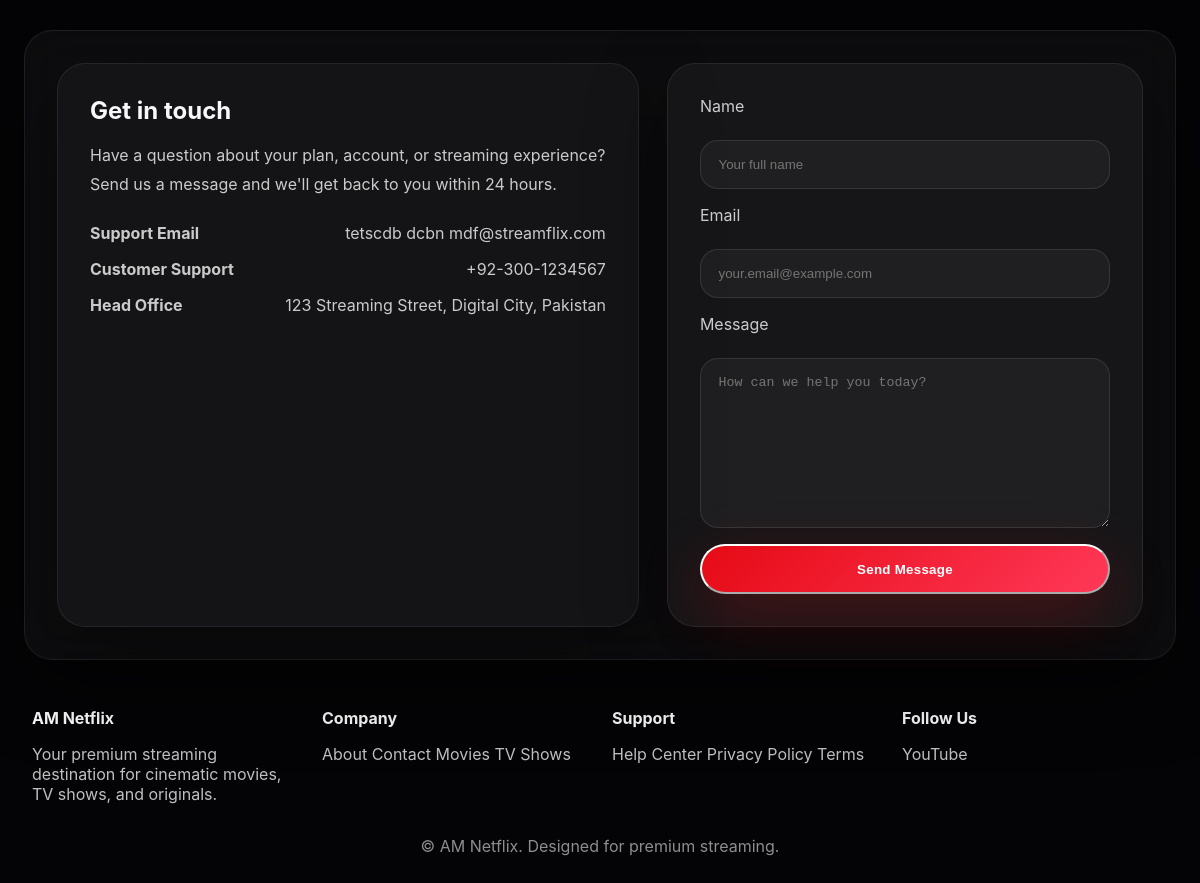
/contact (lower part), run on an earlier commit of the app's database.
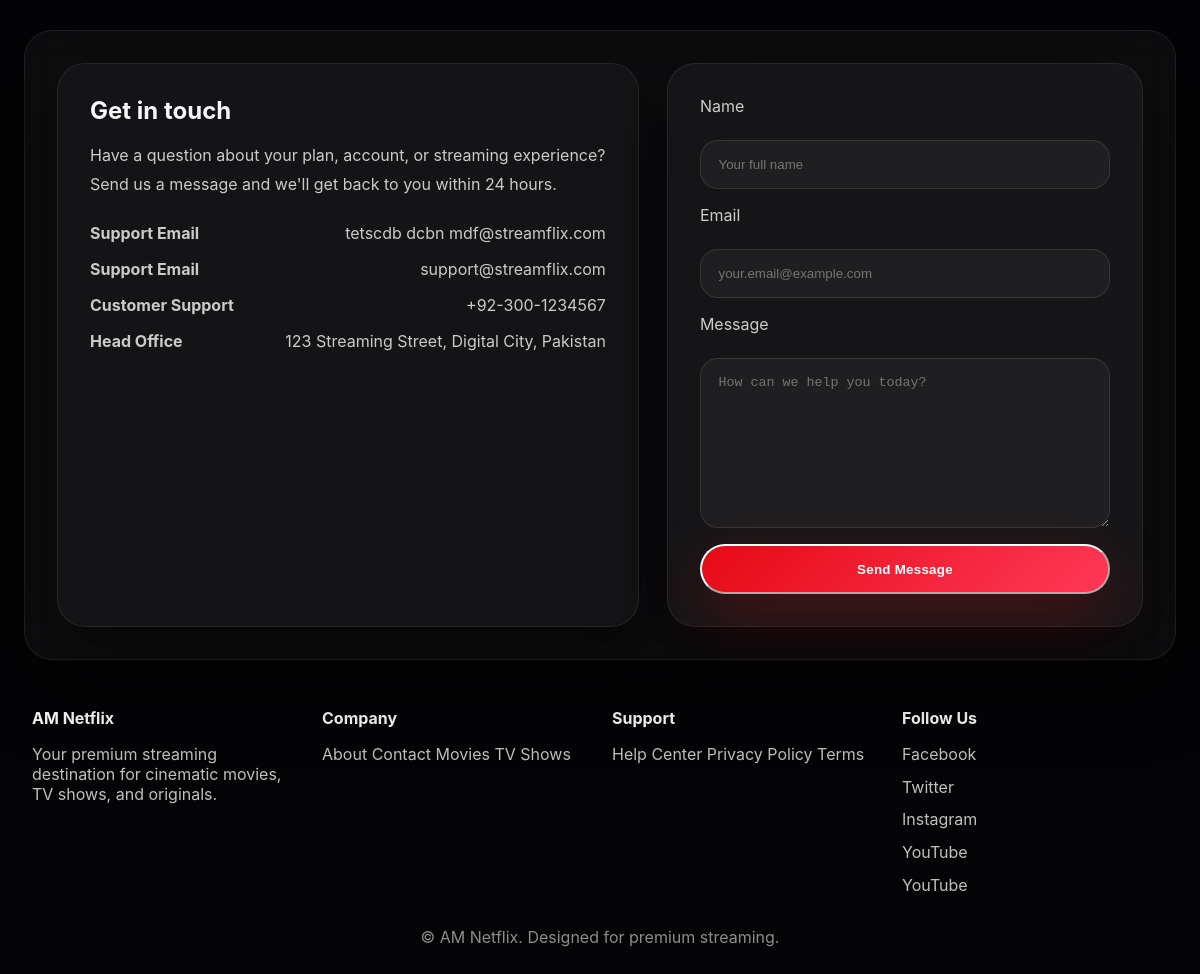
And on a later commit of the database.
### tables this page shows
CREATE TABLE contact_info (
    id INTEGER PRIMARY KEY AUTOINCREMENT,
    type TEXT NOT NULL, -- 'email', 'phone', 'address', 'social'
    label TEXT NOT NULL,
    value TEXT NOT NULL,
    icon_class TEXT,
    is_active INTEGER DEFAULT 1,
    display_order INTEGER DEFAULT 0,
    created_at TIMESTAMP DEFAULT CURRENT_TIMESTAMP
);

CREATE TABLE website_settings (
    id INTEGER PRIMARY KEY AUTOINCREMENT,
    site_name TEXT DEFAULT 'StreamFlix',
    primary_color TEXT DEFAULT '#e50914',
    secondary_color TEXT DEFAULT '#ff3858',
    logo_url TEXT,
    favicon_url TEXT,
    updated_at TIMESTAMP DEFAULT CURRENT_TIMESTAMP
);

CREATE TABLE social_media (
    id INTEGER PRIMARY KEY AUTOINCREMENT,
    platform TEXT NOT NULL,
    url TEXT NOT NULL,
    icon_class TEXT,
    is_active INTEGER DEFAULT 1,
    display_order INTEGER DEFAULT 0,
    created_at TIMESTAMP DEFAULT CURRENT_TIMESTAMP
);

### app.py (the view, shortened to what this page needs)
@app.route('/contact', methods=['GET', 'POST'])
def contact():
    user = current_user()
    return render_template('contact.html', user=user, active_page='contact')

### app.py (called while the page is built)
def get_db():
    conn = sqlite3.connect(DATABASE_PATH)
    conn.row_factory = sqlite3.Row
    return conn

def current_user():
    if 'user_id' not in session:
        return None
    return User.get_by_id(session['user_id'])

@app.before_request
def restore_session_role():
    if 'user_id' in session and 'role' not in session:
        user = User.get_by_id(session['user_id'])
        if user:
            session['role'] = user.role

@app.context_processor
def inject_user():
    return {
        'user': current_user(),
        'website_settings': WebsiteSettings.get(),
        'social_media': SocialMedia.get_all_active(),
        'contact_info': ContactInfo.get_all_active(),
        'payment_info': PaymentInfo.get_all_active(),
        'about_us': AboutUs.get_active()
    }

    @staticmethod
    def get():
        conn = get_db()
        settings = conn.execute('SELECT * FROM website_settings ORDER BY id DESC LIMIT 1').fetchone()
        conn.close()
        if settings:
            return WebsiteSettings(
                id=settings['id'],
                site_name=settings['site_name'],
                primary_color=settings['primary_color'],
                secondary_color=settings['secondary_color'],
                logo_url=settings['logo_url'],
                favicon_url=settings['favicon_url'],
                updated_at=settings['updated_at']
            )
        return WebsiteSettings()

    @staticmethod
    def get_all():
        conn = get_db()
        social_media = conn.execute('SELECT * FROM social_media WHERE is_active = 1 ORDER BY display_order ASC').fetchall()
        conn.close()
        return [SocialMedia(id=s['id'], platform=s['platform'], url=s['url'], icon_class=s['icon_class'],
                           is_active=s['is_active'], display_order=s['display_order'], created_at=s['created_at'])
                for s in social_media]

    @staticmethod
    def get_all_active():
        return SocialMedia.get_all()

    @staticmethod
    def get_active():
        return AboutUs.get()

    @staticmethod
    def get_all():
        conn = get_db()
        contacts = conn.execute('SELECT * FROM contact_info WHERE is_active = 1 ORDER BY display_order ASC').fetchall()
        conn.close()
        return [ContactInfo(id=c['id'], type=c['type'], label=c['label'], value=c['value'], icon_class=c['icon_class'],
                           is_active=c['is_active'], display_order=c['display_order'], created_at=c['created_at'])
                for c in contacts]

### templates/contact.html (shortened to what this page needs)
{% extends "base.html" %}
{% block content %}
<section class="section section-glass contact-section">
    <div class="contact-grid">
        <div class="contact-panel">
            <h2>Get in touch</h2>
            <p>Have a question about your plan, account, or streaming experience? Send us a message and we'll get back to you within 24 hours.</p>
            <div class="contact-meta">
                {% if contact_info %}
                    {% for contact in contact_info %}
                        <div>
                            <strong>{{ contact.label }}</strong>
                            <span>{{ contact.value }}</span>
                        </div>
                    {% endfor %}
                {% else %}
                    <div><strong>Email</strong><span>support@streamflix.com</span></div>
                    <div><strong>Phone</strong><span>+1 (800) 555-0199</span></div>
                    <div><strong>Hours</strong><span>24/7 Available</span></div>
                {% endif %}
            </div>
        </div>
        <form id="contact-form" class="contact-form" method="POST">
            <label>Name</label>
            <input type="text" name="name" placeholder="Your full name" required>
            <label>Email</label>
            <input type="email" name="email" placeholder="your.email@example.com" required>
            <label>Message</label>
            <textarea name="message" rows="6" placeholder="How can we help you today?" required></textarea>
            <button type="submit" class="btn btn-primary btn-full">Send Message</button>
        </form>
    </div>
</section>
{% endblock %}

### templates/base.html (shortened to what this page needs)
<!DOCTYPE html>
<html lang="en">
<head>
    <link rel="stylesheet" href="{{ url_for('static', filename='css/style.css') }}">
</head>
<body>
    <div class="page-shell">
        <main class="content-area">
            {% block content %}{% endblock %}
        </main>
        <footer class="footer">
            <div class="footer-grid">
                <div>
                    <h4>{{ website_settings.site_name }}</h4>
                    <p>Your premium streaming destination for cinematic movies, TV shows, and originals.</p>
                </div>
                <div>
                    <h4>Company</h4>
                    <a href="{{ url_for('about') }}">About</a>
                    <a href="{{ url_for('contact') }}">Contact</a>
                    <a href="{{ url_for('movies_page') }}">Movies</a>
                    <a href="{{ url_for('tv_shows') }}">TV Shows</a>
                </div>
                <div>
                    <h4>Support</h4>
                    <a href="#">Help Center</a>
                    <a href="#">Privacy Policy</a>
                    <a href="#">Terms</a>
                </div>
                <div>
                    <h4>Follow Us</h4>
                    <div class="social-links">
                        {% if social_media %}
                            {% for social in social_media %}
                                <a href="{{ social.url }}" target="_blank" rel="noopener">{{ social.platform }}</a>
                            {% endfor %}
                        {% else %}
                            <a href="#">Instagram</a>
                            <a href="#">Twitter</a>
                            <a href="#">YouTube</a>
                        {% endif %}
                    </div>
                </div>
            </div>
            <div class="footer-bottom">© {{ website_settings.site_name }}. Designed for premium streaming.</div>
        </footer>
    </div>
</body>
</html>

### static/css/style.css (style rules this page uses)
* { margin: 0; padding: 0; box-sizing: border-box; }
html { scroll-behavior: smooth; }
body { min-height: 100vh; font-family: 'Inter', system-ui, -apple-system, BlinkMacSystemFont, 'Segoe UI', sans-serif; color: var(--text); background: #040406; position: relative; overflow-x: hidden; }
body::before { content: ''; position: fixed; inset: 0; background: radial-gradient(circle at 10% 10%, rgba(229, 9, 20, 0.15), transparent 20%), radial-gradient(circle at 85% 18%, rgba(255, 255, 255, 0.06), transparent 20%); pointer-events: none; z-index: -1; }
a { color: inherit; text-decoration: none; }
.page-shell { min-height: 100vh; }
.btn { display: inline-flex; align-items: center; justify-content: center; border-radius: 999px; font-weight: 700; letter-spacing: 0.02em; transition: transform 0.25s ease, box-shadow 0.25s ease, background 0.25s ease; }
.btn-primary { background: var(--gradient); color: #fff; padding: 0.95rem 1.7rem; box-shadow: 0 20px 60px rgba(229, 9, 20, 0.26); }
.btn-full { width: 100%; }
.section { width: min(1200px, calc(100% - 3rem)); margin: 0 auto; padding: 3rem 0 0; }
.section-glass { background: rgba(255, 255, 255, 0.04); border: 1px solid rgba(255, 255, 255, 0.08); border-radius: 28px; backdrop-filter: blur(22px); padding: 2rem; box-shadow: 0 24px 80px rgba(0, 0, 0, 0.45); }
.contact-section { margin-top: 2rem; }
.contact-grid { display: grid; grid-template-columns: 1.1fr 0.9fr; gap: 1.75rem; }
.contact-panel { background: rgba(255, 255, 255, 0.03); border: 1px solid rgba(255, 255, 255, 0.08); border-radius: 28px; padding: 2rem; box-shadow: 0 24px 80px rgba(0, 0, 0, 0.45); }
.contact-panel h2 { margin-bottom: 1rem; }
.contact-panel p { color: rgba(255, 255, 255, 0.78); line-height: 1.8; }
.contact-meta { display: grid; gap: 1rem; margin-top: 1.5rem; }
.contact-meta div { display: flex; justify-content: space-between; color: rgba(255, 255, 255, 0.78); }
.contact-form { display: grid; gap: 1rem; background: rgba(255, 255, 255, 0.04); border: 1px solid rgba(255, 255, 255, 0.08); border-radius: 28px; padding: 2rem; box-shadow: 0 24px 80px rgba(0, 0, 0, 0.45); }
.contact-form label { color: rgba(255, 255, 255, 0.78); margin-bottom: 0.5rem; }
.contact-form input, .contact-form textarea, .auth-form input, .auth-form textarea { width: 100%; border: 1px solid rgba(255, 255, 255, 0.1); background: rgba(255, 255, 255, 0.04); border-radius: 18px; color: #fff; padding: 1rem 1.1rem; transition: border-color 0.25s ease, box-shadow 0.25s ease; }
.contact-form textarea { min-height: 170px; resize: vertical; }
.footer { padding: 3rem 2rem 2rem; color: rgba(255, 255, 255, 0.75); }
.footer-grid { display: grid; grid-template-columns: repeat(4, minmax(200px, 1fr)); gap: 1.5rem; margin-bottom: 2rem; }
.footer h4 { color: #fff; margin-bottom: 1rem; }
.social-links { display: grid; gap: 0.8rem; }
.footer-bottom { text-align: center; color: rgba(255, 255, 255, 0.55); }

What changed in the data, as far as the page shows it:
added contact_info: label "Support Email", value "support@streamflix.com"
added social_media: platform "Facebook"
added social_media: platform "Twitter"
added social_media: platform "Instagram"
added social_media: platform "YouTube"
